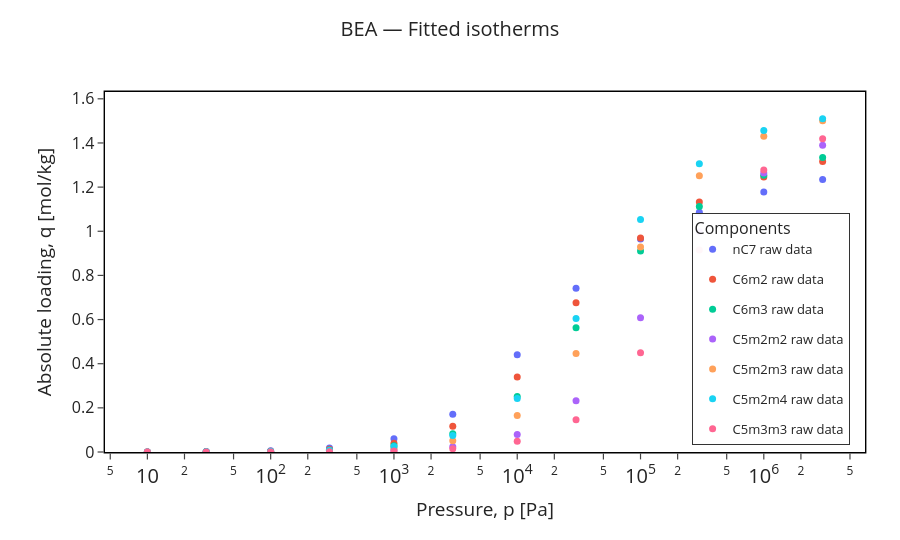

Notebook source saved alongside this figure:
### Code cell
plotter.all_fit_figure(show_fit=False)

### Figure 1 — Plotly figure (JSON) as saved in the notebook; plotly's stock layout.template omitted (floating-point values rounded to 4 significant figures)
{"data": [{"hovertemplate": "nC7 raw data<br>P=%{x:.4g} Pa<br>q=%{y:.6g} mol/kg<extra></extra>", "legendgroup": "nC7", "marker": {"color": "#636EFA", "size": 7}, "mode": "markers", "name": "nC7 raw data", "type": "scatter", "x": [10.0, 30.0, 100.0, 300.0, 1000.0, 3000.0, 10000.0, 30000.0, 100000.0, 300000.0, 1000000.0, 3000000.0], "y": [0.000558, 0.001772, 0.005922, 0.01816, 0.06045, 0.1715, 0.4401, 0.7423, 0.9655, 1.086, 1.178, 1.235]}, {"hovertemplate": "C6m2 raw data<br>P=%{x:.4g} Pa<br>q=%{y:.6g} mol/kg<extra></extra>", "legendgroup": "C6m2", "marker": {"color": "#EF553B", "size": 7}, "mode": "markers", "name": "C6m2 raw data", "type": "scatter", "x": [10.0, 30.0, 100.0, 300.0, 1000.0, 3000.0, 10000.0, 30000.0, 100000.0, 300000.0, 1000000.0, 3000000.0], "y": [0.0003771, 0.001167, 0.003905, 0.0119, 0.0394, 0.1167, 0.3402, 0.676, 0.97, 1.132, 1.246, 1.316]}, {"hovertemplate": "C6m3 raw data<br>P=%{x:.4g} Pa<br>q=%{y:.6g} mol/kg<extra></extra>", "legendgroup": "C6m3", "marker": {"color": "#00CC96", "size": 7}, "mode": "markers", "name": "C6m3 raw data", "type": "scatter", "x": [10.0, 30.0, 100.0, 300.0, 1000.0, 3000.0, 10000.0, 30000.0, 100000.0, 300000.0, 1000000.0, 3000000.0], "y": [0.0002583, 0.0008423, 0.002772, 0.008273, 0.028, 0.08284, 0.2519, 0.5624, 0.9108, 1.112, 1.254, 1.334]}, {"hovertemplate": "C5m2m2 raw data<br>P=%{x:.4g} Pa<br>q=%{y:.6g} mol/kg<extra></extra>", "legendgroup": "C5m2m2", "marker": {"color": "#AB63FA", "size": 7}, "mode": "markers", "name": "C5m2m2 raw data", "type": "scatter", "x": [10.0, 30.0, 100.0, 300.0, 1000.0, 3000.0, 10000.0, 30000.0, 100000.0, 300000.0, 1000000.0, 3000000.0], "y": [7.758e-05, 0.0002219, 0.0007732, 0.00227, 0.007837, 0.02349, 0.07969, 0.2319, 0.6085, 0.9983, 1.264, 1.39]}, {"hovertemplate": "C5m2m3 raw data<br>P=%{x:.4g} Pa<br>q=%{y:.6g} mol/kg<extra></extra>", "legendgroup": "C5m2m3", "marker": {"color": "#FFA15A", "size": 7}, "mode": "markers", "name": "C5m2m3 raw data", "type": "scatter", "x": [10.0, 30.0, 100.0, 300.0, 1000.0, 3000.0, 10000.0, 30000.0, 100000.0, 300000.0, 1000000.0, 3000000.0], "y": [0.0001578, 0.0004833, 0.001613, 0.005016, 0.01707, 0.05051, 0.1656, 0.4457, 0.9285, 1.252, 1.431, 1.5]}, {"hovertemplate": "C5m2m4 raw data<br>P=%{x:.4g} Pa<br>q=%{y:.6g} mol/kg<extra></extra>", "legendgroup": "C5m2m4", "marker": {"color": "#19D3F3", "size": 7}, "mode": "markers", "name": "C5m2m4 raw data", "type": "scatter", "x": [10.0, 30.0, 100.0, 300.0, 1000.0, 3000.0, 10000.0, 30000.0, 100000.0, 300000.0, 1000000.0, 3000000.0], "y": [0.0002336, 0.0007463, 0.002489, 0.007436, 0.02498, 0.07501, 0.2428, 0.6047, 1.053, 1.306, 1.456, 1.51]}, {"hovertemplate": "C5m3m3 raw data<br>P=%{x:.4g} Pa<br>q=%{y:.6g} mol/kg<extra></extra>", "legendgroup": "C5m3m3", "marker": {"color": "#FF6692", "size": 7}, "mode": "markers", "name": "C5m3m3 raw data", "type": "scatter", "x": [10.0, 30.0, 100.0, 300.0, 1000.0, 3000.0, 10000.0, 30000.0, 100000.0, 300000.0, 1000000.0, 3000000.0], "y": [5.201e-05, 0.0001508, 0.0004683, 0.001418, 0.004862, 0.01447, 0.04816, 0.1465, 0.4499, 0.9157, 1.277, 1.419]}], "layout": {"font": {"size": 16}, "height": 540, "legend": {"bgcolor": "rgba(255,255,255,0.95)", "bordercolor": "black", "borderwidth": 0.8, "font": {"size": 13}, "orientation": "v", "title": {"text": "Components"}, "x": 0.98, "xanchor": "right", "y": 0.02, "yanchor": "bottom"}, "margin": {"b": 88, "l": 105, "r": 35, "t": 92}, "paper_bgcolor": "white", "plot_bgcolor": "white", "showlegend": true, "title": {"font": {"size": 20}, "text": "BEA — Fitted isotherms", "x": 0.5, "xanchor": "center", "y": 0.96, "yanchor": "top"}, "width": 900, "xaxis": {"exponentformat": "power", "linecolor": "black", "linewidth": 1.4, "minor": {"showgrid": false, "ticks": ""}, "minorloglabels": "none", "mirror": true, "showgrid": false, "showline": true, "ticklen": 6, "ticks": "outside", "tickwidth": 1.2, "title": {"text": "Pressure, p [Pa]"}, "type": "log", "zeroline": false}, "yaxis": {"linecolor": "black", "linewidth": 1.4, "mirror": true, "range": [0, 1.631], "showgrid": false, "showline": true, "ticklen": 6, "ticks": "outside", "tickwidth": 1.2, "title": {"text": "Absolute loading, q [mol/kg]"}, "zeroline": false}}}
